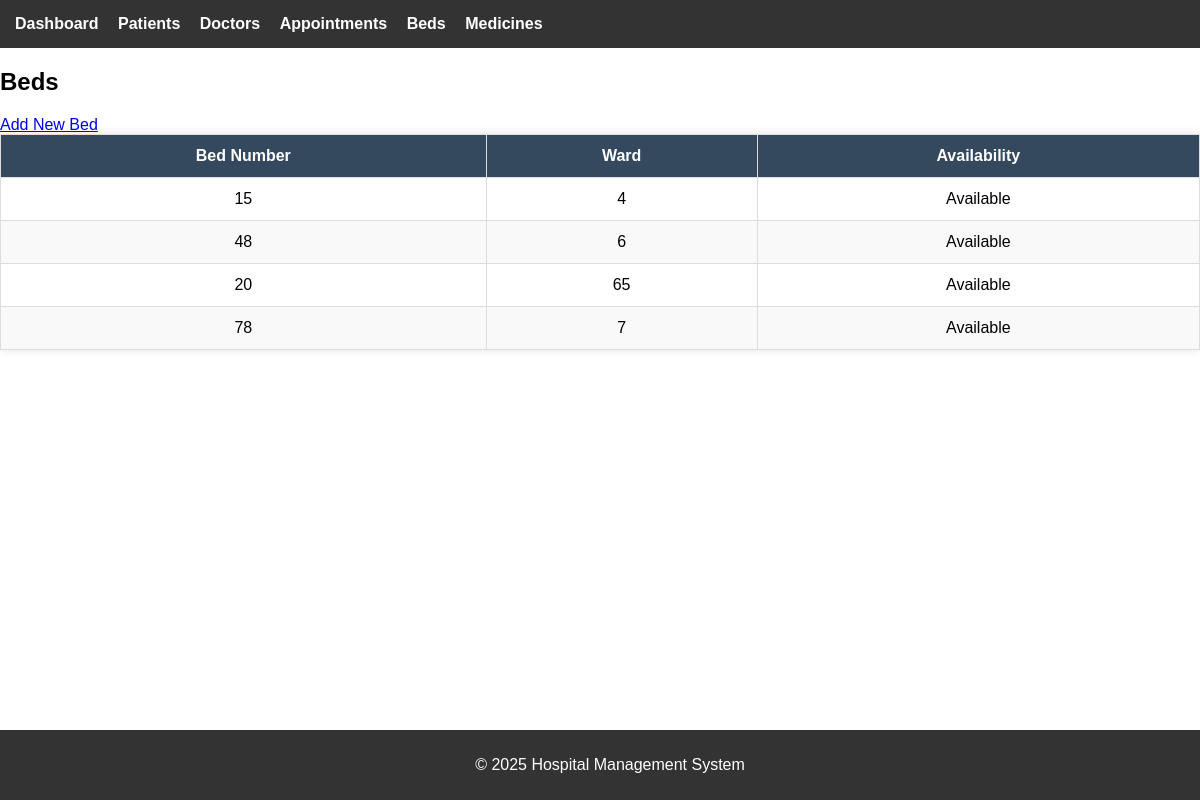
Screenshot of /view_beds (signed in) with the database file from the repository.
### hospital_app/models.py (models this page shows)
class Bed(db.Model):
    id = db.Column(db.Integer, primary_key=True)
    bed_number = db.Column(db.String(10), nullable=False, unique=True)
    ward = db.Column(db.String(50), nullable=False)
    is_available = db.Column(db.Boolean, default=True)

### hospital_app/app.py (the view)
@app.route('/view_beds')
def view_beds():
    if not is_admin():
        return redirect(url_for('index'))
    beds = Bed.query.all()
    return render_template('view_beds.html', beds=beds)

### hospital_app/app.py (called while the page is built)
def is_admin():
    return 'role' in session and session['role'] == 'admin'

### hospital_app/templates/view_beds.html (shortened to what this page needs)
{% extends 'base.html' %}
{% block content %}
  <h2>Beds</h2>
  <a href="{{ url_for('add_bed') }}" class="btn btn-success">Add New Bed</a>
  <table class="table mt-3">
    <thead>
      <tr>
        <th>Bed Number</th>
        <th>Ward</th>
        <th>Availability</th>
      </tr>
    </thead>
    <tbody>
      {% for bed in beds %}
        <tr>
          <td>{{ bed.bed_number }}</td>
          <td>{{ bed.ward }}</td>
          <td>{{ 'Available' if bed.is_available else 'Occupied' }}</td>
        </tr>
      {% endfor %}
    </tbody>
  </table>
{% endblock %}

### hospital_app/static/style.css (style rules this page uses)
body { font-family: Arial, sans-serif; margin: 0; padding: 0; }

### hospital_app/templates/view_beds.html (style rules this page uses)
table { width: 100%; border-collapse: collapse; box-shadow: 0 0 10px rgba(0,0,0,0.1); }
th, td { padding: 12px 15px; text-align: center; border: 1px solid #ddd; }
th { background-color: #34495e; color: white; }
tr:nth-child(even) { background-color: #f9f9f9; }

### rows the page displays
Bed: bed_number "15", ward "4", is_available "Available"
Bed: bed_number "48", ward "6", is_available "Available"
Bed: bed_number "20", ward "65", is_available "Available"
Bed: bed_number "78", ward "7", is_available "Available"
